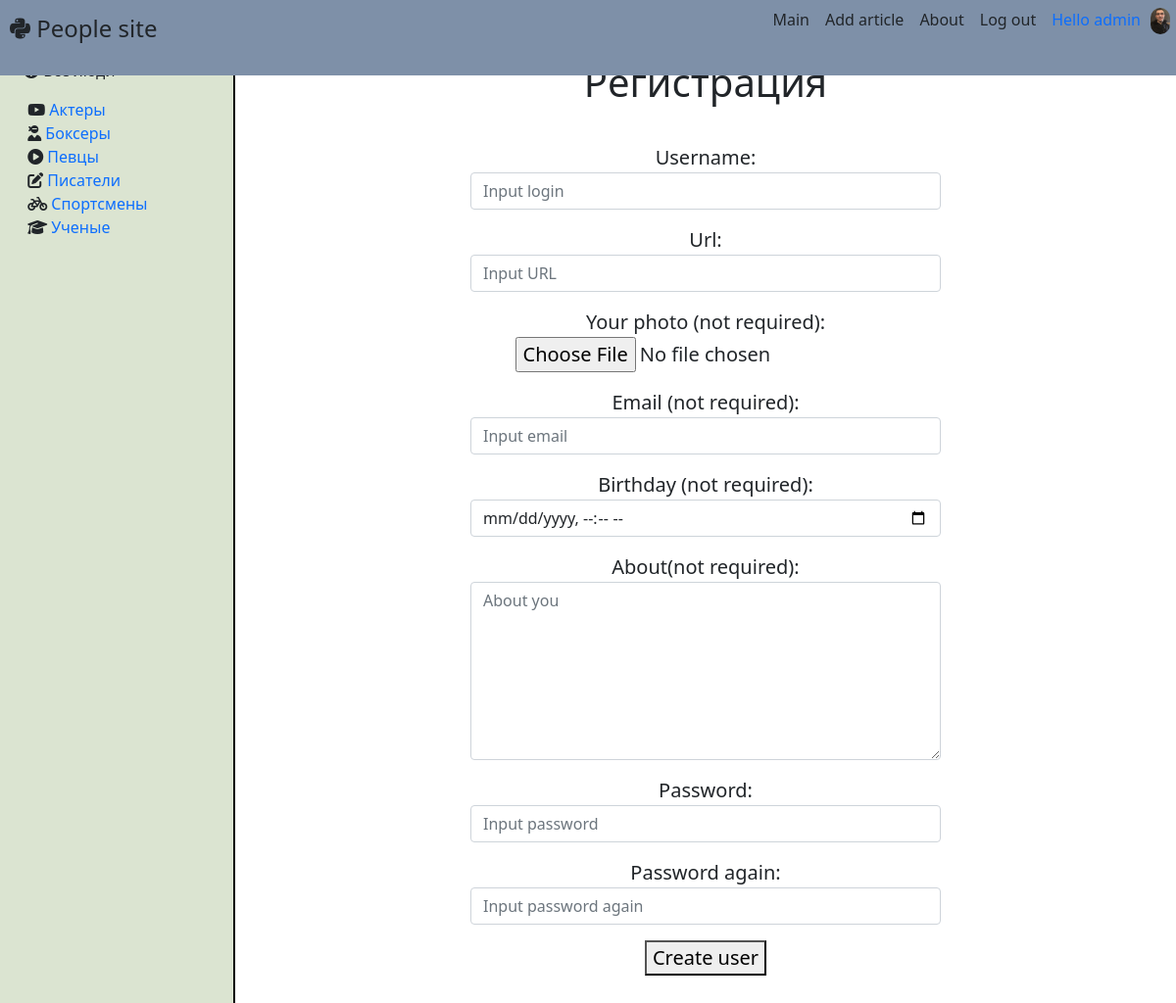
The app's page /register/ (signed in) with its own data.
### people/models.py (models this page shows, shortened)
class Category(models.Model):
    name = models.CharField(max_length=50, db_index=True, verbose_name='Название')
    slug = models.SlugField(max_length=50, unique=True, db_index=True, verbose_name='URL')
    logo = models.CharField(max_length=255, verbose_name='logo', null=True)
    def get_absolute_url(self):
        return reverse('category', kwargs={'cat_slug': self.slug})
    def get_html_logo(self):
        return mark_safe(f'{self.logo}')
    class Meta:
        verbose_name = 'category'
        verbose_name_plural = 'categories'
        ordering = ['name']

class CustomUser(AbstractUser):
    photo = models.ImageField(upload_to='photos/%Y/%m/%d/', verbose_name='Фото', null=True)
    slug = models.SlugField(max_length=50, unique=True, db_index=True, verbose_name='URL', null=True)
    context = models.TextField(verbose_name='Краткая информация', null=True)
    birthday = models.DateTimeField(verbose_name='День рождения', null=True)
    class Meta:
        verbose_name = 'User'
        verbose_name_plural = 'Users'
    def get_absolute_url(self):
        return reverse('user_detail', kwargs={'user_slug': self.slug})

### people/views.py (the view, shortened to what this page needs)
# urls.py: path('register/', RegisterUser.as_view(), name='register'),
class RegisterUser(DataMixin, CreateView):
    form_class = RegisterUserForm
    template_name = 'people/registration.html'
    success_url = reverse_lazy('main')
    def get_context_data(self, **kwargs):
        context = super().get_context_data(**kwargs)
        c_def = self.get_user_context(title='Регистрация')
        return dict(list(context.items()) + list(c_def.items()))

### people/templatetags/people_tags.py (called while the page is built)
@register.inclusion_tag('people/list_categories.html')
def show_categories(sort=None, is_selected=0):
    if not sort:
        cats = Category.objects.all()
        cats = cats.annotate(Count('people'))
    else:
        cats = Category.objects.order_by(sort)
        cats = cats.annotate(Count('people'))
    return {'cats': cats, 'is_selected': is_selected}

### people/utils.py (called while the page is built)
    def get_user_context(self, **kwargs):
        context = kwargs
        user_menu = menu.copy()
        if not self.request.user.is_authenticated:
            user_menu.pop(1)
        context['menu'] = user_menu
        if 'is_selected' not in context:
            context['is_selected'] = 0
        return context

### people/templates/people/registration.html (shortened to what this page needs)
{% extends 'people/base.html' %}
{% block main %}
<h1>{{title}}</h1><br>
<form method="post" enctype="multipart/form-data">
    <div class="add-post">
        {% for el in form %}
        <p><label for="{{el.id_for_label}}">{{ el.label }}:</label> {{ el }}</p>
        {% endfor %}
    </div>
    <button type="submit">Create user</button>
</form>
{% endblock %}

### people/templates/people/base.html (shortened to what this page needs)
{% load static %}
{% load people_tags %}
<!DOCTYPE html>
<html lang="en">
<head>
    <link rel="stylesheet" href="{% static 'people/css/style.css' %}">
    <link rel="stylesheet" href="https://cdn.jsdelivr.net/npm/bootstrap@5.1.3/dist/css/bootstrap.min.css">
    </head>
<body>
<aside>
    {% show_categories 'name' is_selected %}
</aside>
<header>
    <div class="d-flex flex-column flex-md-row align-items-center mb-4">
      <a href="{% url 'main' %}" class="d-flex align-items-center text-dark text-decoration-none">
        <span class="fs-4"><i class="fa-brands fa-python"></i>  People site</span>
      </a>
      <nav class="d-inline-flex mt-2 mt-md-0 ms-md-auto">
          {% for el in menu %}
                <a class="me-3 py-2 text-dark text-decoration-none" href="{% url el.url_name %}">{{ el.title }}</a>
          {% endfor %}
          {% if not request.user.is_authenticated %}
                <a class="me-3 py-2 text-dark text-decoration-none" href="{% url 'sign_in' %}">Sign in</a>
                <a class="me-3 py-2 text-dark text-decoration-none" href="{% url 'register' %}">Register</a>
          {% else %}
                <a class="me-3 py-2 text-dark text-decoration-none" href="{% url 'logout' %}">Log out</a>
                <p class="me-3 py-2 text-dark text-decoration-none"><span class="color-username">
                    {% if user.photo %}<img id="user_photo" src="{{ user.photo.url }}" align="right">{% endif %}
                    <a href="{{ user.get_absolute_url }}">Hello {{ user.username }}</a></span>
                </p>
          {% endif %}
      </nav>
    </div>
</header>
<div class="home">
    <main>
        {% block main %}
        {% endblock %}
    </main>
</div>
</body>
</html>

### people/templates/people/list_categories.html (shortened to what this page needs)
{% if is_selected == 0 %}
    <p> Все люди</p>
{% else %}
    <p><i class="fas fa-globe-americas"></i><a href="{% url 'main' %}"> Все люди</a></p>
{% endif %}
<ul>
{% for el in cats %}
    {% if el.people__count > 0 %}
        {% if el.pk == is_selected %}
            <li>{{ el.get_html_logo }} {{ el.name }}</li>
        {% else %}
            <li>{{ el.get_html_logo }}<a href="{{ el.get_absolute_url }}"> {{ el.name }}</a></li>
        {% endif %}
    {% endif %}
{% endfor %}
</ul>

### people/static/people/css/style.css (style rules this page uses)
.home { height: 100%; background-color: white; }
aside { background-color: #DBE4D1; padding-top: 5%; padding-left: 2%; height: 100%; position: fixed; width: 20%; border-right: 2px solid black; }
.add-post { width: 50%; margin-left: 25%; }
body aside ul { list-style: none; position: relative; right: 13%; }
ul { list-style: none; }
body a { text-decoration: none; }
header { position: fixed; height: 7.5%; background-color: #7E90A8; width: 100%; }
main { padding-top: 5%; width: 80%; margin-left: 20%; font-size: 20px; text-align: center; float: top; }
.fs-4 { margin-left: 10px; }
.color-username { color: green; }
#user_photo { position: relative; left: 10px; width: 20px; border-radius: 10px; }

### records on screen
Category: name "Актеры"
Category: name "Боксеры"
Category: name "Певцы"
Category: name "Писатели"
Category: name "Спортсмены"
Category: name "Ученые"
CustomUser: photo (picture), username "admin"

### other values on screen
{{ el.title }} "Main" "Add article" "About"
{{ title }} "Регистрация"
{{ el.label }} "Username" "Url" "Your photo (not required)" "Email (not required)" "Birthday (not required)" "About(not required)" "Password" "Password again"
